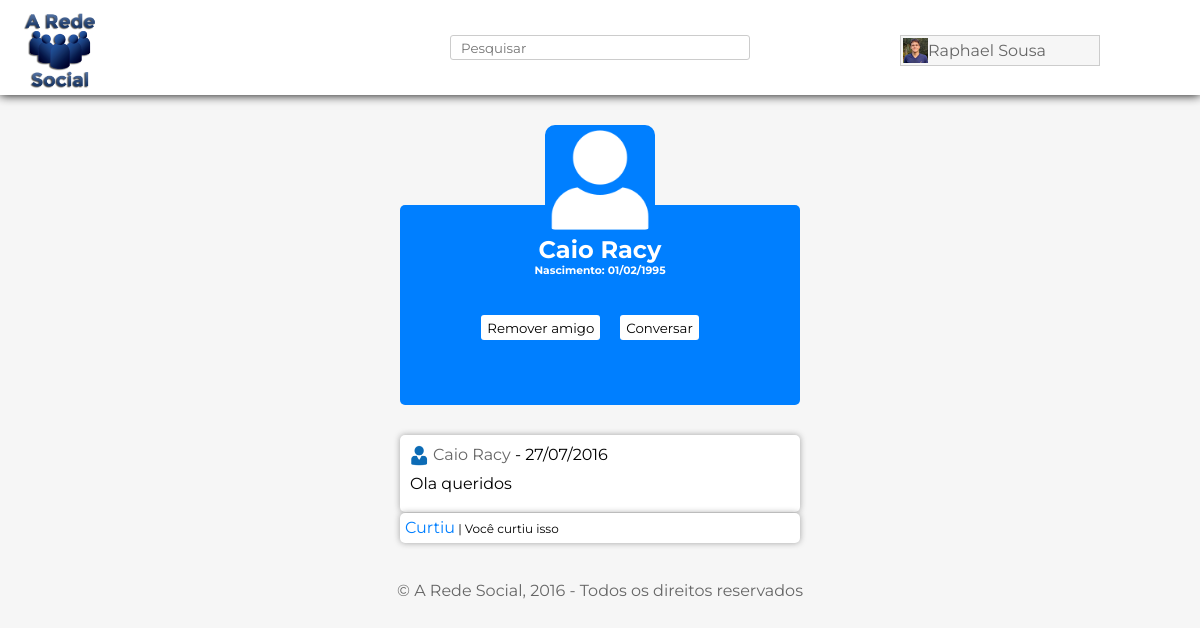
The app's page /profile.php?id=3 (signed in) with its own data.
### tables this page shows
CREATE TABLE `usuario` (
  `codigo` int(11) NOT NULL,
  `email` varchar(100) NOT NULL,
  `senha` varchar(30) NOT NULL,
  `nome` varchar(50) NOT NULL,
  `data_nascimento` date DEFAULT NULL,
  `foto` text,
  `descricao` varchar(250) DEFAULT NULL
);

CREATE TABLE `post` (
  `codigo` int(11) NOT NULL,
  `user` varchar(100) NOT NULL,
  `texto` text,
  `imagem` text,
  `data` date NOT NULL
);

### profile.php (the view, shortened to what this page needs)
<?php
	include("home.php");
	$login_cookie = $_SESSION['emailUser'];
	$id = $_GET["id"];
	try{
		$select = "SELECT * FROM usuario WHERE codigo='$id'";
	    $saberr = $conexao->prepare($select);
	    $saberr->execute();
    }catch(PDOException $e){
    	echo $e;
    }
    foreach($saberr as $saber) {
		$email = $saber["email"];
	}
?>
<html>
<body>
	<?php
		if ($saber["foto"]=="") {
			echo '<img src="img/user.png" id="profile">';
		}else{
			echo '<img src="upload/'.$saber["foto"].'" id="profile">';
		}
	?>
	<div id="menu">
		<form method="POST">
			<h2><?php echo $saber['nome']; ?></h2>
			<h6><?php echo "Nascimento: ".date('d/m/Y', strtotime($saber['data_nascimento'])); ?></h6><br />
			<h6><?php echo $saber['descricao']; ?></h6><br />
			<?php
				$select = "SELECT * FROM amizades WHERE de='$login_cookie' AND para='$email' OR para='$login_cookie' AND de='$email'";
			    $amigos = $conexao->prepare($select);
			    $amigos->execute();
			    $count = $amigos->rowCount();
				foreach($amigos as $amigoss) {
					$cod = $amigoss["id"];
				}
				if ($count>=1 AND $amigoss["aceite"]=="sim") {
					echo '<input type="submit" value="Remover amigo" name="remover"><input type="submit" name="chat" value="Conversar">';
				}elseif ($count>=1 AND $amigoss["aceite"]=="nao" AND $amigoss["para"]==$login_cookie){
					echo '<input type="submit" value="Aceitar pedido" name="aceitar"><input type="submit" name="chat" value="Conversar">';
				}elseif ($count>=1 AND $amigoss["aceite"]=="nao" AND $amigoss["de"]==$login_cookie){
					echo '<input type="submit" value="Cancelar pedido" name="cancelar"><input type="submit" name="chat" value="Conversar">';
				}else{
					echo '<input type="submit" value="Adicionar amigo" name="add"><input type="submit" name="chat" value="Conversar">';
				}
			?>
		</form>
	</div>
	<?php
		$pubs = "SELECT * FROM post WHERE user='$email' ORDER BY codigo desc;";
		$result = $conexao->prepare($pubs);
	    $result->execute();
	    $select = "SELECT * FROM usuario WHERE email='$email'";
	    $saberr = $conexao->prepare($select);
	    $saberr->execute();
	    foreach($saberr as $saber) {
			$nome = $saber['nome'];
		}
		$select = "SELECT * FROM amizades WHERE de='$login_cookie' AND para='$email' AND aceite='sim' OR para='$login_cookie' AND de='$email' AND aceite='sim'";
	    $amigos = $conexao->prepare($select);
	    $amigos->execute();
	    $count = $amigos->rowCount();
		if ($count==1) {
			foreach($result as $pub) {
				$id = $pub['codigo'];
				$selectloves = "SELECT * FROM loves WHERE pub='$id'";
				$resultloves = $conexao->prepare($selectloves);
	       		$resultloves->execute();
				$loves = $resultloves->rowCount();
				if ($pub['imagem']=="") {
					echo '<div class="pub" id="'.$id.'">
						<p>';
							if ($saber["foto"]=="") {
								echo '<img src="img/perfil.png" id="profile2">';
							}else{
								echo '<img src="upload/'.$saber["foto"].'" id="profile2">';
							}
						echo '<a href="profile.php?id='.$saber['codigo'].'">'.$nome.'</a> - '.date('d/m/Y', strtotime($pub["data"])).'</p>
						<span>'.$pub['texto'].'</span><br />
					</div>
					<div id="love">';
						$selectemail = "SELECT user FROM loves WHERE pub='$id' AND user='$login_cookie'";
						$resultemail = $conexao->prepare($selectemail);
		           		$resultemail->execute();
						$count_email = $resultemail->rowCount();
						if ($count_email >= 1) {
							$loves = $loves - 1;
							if ($loves > 1) {
								echo '<p><a href="index.php?unlove='.$id.'" name="yes">Curtiu</a> | Você e mais '.$loves.' pessoas curtiram isso</p>';
							}elseif ($loves == 1) {
								echo '<p><a href="index.php?unlove='.$id.'" name="yes">Curtiu</a> | Você e mais uma pessoa curtiram isso</p>';
							}else {
								echo '<p><a href="index.php?unlove='.$id.'" name="yes">Curtiu</a> | Você curtiu isso</p>';
							}
						}
					echo '</div>';
				}
		        foreach($result2 as $saber) {
					$nome = $saber['nome'];
					$id = $pub['codigo'];
				}
			}
		}elseif ($count==0){
			echo '<div class="pub" id="'.$id.'">
					<p>Aviso</p>
					<span>Você precisa ser amigo de '.$nome.' para poder ver suas publicações.</span><br />
				</div>';
		}
	?>
	<br /><br />
	<div id="footer"><p>&copy; A Rede Social, 2016 - Todos os direitos reservados</p></div><br />
</body>
</html>

### home.php (shortened to what this page needs)
<?php
    include("db.php");
?>
<!DOCTYPE html>
<html>
<head>
</head>
<body>
	<div id="topo">
		<a href="index.php"><img src="img/logo.png" width="80" height="80" name="logo"></a>
		<form method="GET" action="pesquisar.php">
			<input type="text" placeholder="Pesquisar" name="query" autocomplete="off"><input type="submit" hidden>
		</form>
		<?php
		 	$email = $_SESSION['emailUser'];
		  	$select = "SELECT * FROM usuario WHERE email ='$email'";
		  	$result = $conexao->prepare($select);
		  	$result->execute();
		  	foreach($result as $valor){
		    	$nome = $valor["nome"];
		 	}
        ?>
        <ul id="nav">
		    <li>
		    	<a href="myprofile.php">
		    	<?php
					if ($valor["foto"]=="") {
						echo '<img src="img/perfil.png" alt="" id="perfil">';
					}else{
						echo '<img src="upload/'.$valor["foto"].'" alt="" id="perfil">';
					}
					echo $valor["nome"];
				?>
			    </a>
		    </li>
		</ul>
	</div>
</body>
</html>

### db.php (style rules this page uses)
html { -webkit-animation: fadein 2s; -moz-animation: fadein 2s; -ms-animation: fadein 2s; -o-animation: fadein 2s; animation: fadein 2s; }

### home.php (style rules this page uses)
* { font-family: 'Montserrat', cursive; margin: 0; }
body { background: #F6F6F6; }
div#topo { width: 100%; top: 0; background: #FFF; box-shadow: 0 0 10px #000; height: 95px; }
div#topo img[name="logo"] { float: left; margin-left: 20px; margin-top: 10px; }
div#topo input[type="text"] { border: 1px solid #CCC; width: 300px; height: 25px; padding-left: 10px; border-radius: 3px; display: block; margin: auto; }
div#topo form { width: 300px; display: block; margin: auto; padding-top: 35px; }
div#footer { bottom: 0; text-align: center; color: #666; }
div#topo img#perfil { float: left; margin-top: -3px; margin-left: -3px; width: 25px; height: 25px; }
div#topo ul { float: right; margin-right: 100px; margin-top: -25px; padding: 0; list-style: none; width: 200px; }
div#topo ul li { position: relative; }
div#topo ul li a { display: block; text-decoration: none; color: #666; background: #F6F6F6; padding: 5px; border: 1px solid #ccc; }

### profile.php (style rules this page uses)
h2 { text-align: center; padding-top: 30px; color: #FFF; }
img#profile { width: 100px; height: 100px; display: block; margin: auto; margin-top: 30px; border: 5px solid #007fff; background-color: #007fff; border-radius: 10px; margin-bottom: -30px; }
img#profile2 { float: left; margin-top: 0px; width: 18px; }
div#menu { width: 400px; height: 200px;display: block; margin: auto; border: none; border-radius: 5px; background-color: #007fff; text-align: center; }
div#menu input { height: 25px; border: none; border-radius: 3px; background-color: #FFF; cursor: pointer; }
div#menu input[name="remover"] { margin-right: 20px; }
div#menu input[name="chat"] { margin-right: 20px; }
div#menu h6 { text-align: center; color: #FFF; }
div.pub { width: 400px; min-height: 70px; max-height: 1000px; display: block; margin: auto; border: none; border-radius: 5px; background-color: #FFF; box-shadow: 0 0 6px #A1A1A1; margin-top: 30px; }
div.pub a { margin-left: 5px; color: #666; text-decoration: none; }
div.pub p { margin-left: 10px; content: #666; padding-top: 10px; }
div.pub span { display: block; margin: auto; width: 380px; margin-top: 10px; }
div.pub img { display: block; margin: auto; width: 100%; margin-top: 10px; border-bottom-left-radius: 5px; border-bottom-right-radius: 5px; }
div#love { width: 400px; height: 30px; display: block; margin: auto; border: none; border-radius: 5px; background: #FFF; box-shadow: 0 0 6px #A1A1A1; margin-top: 1px; }
div#love p { color: #000; font-size: 12px; padding-top: 5px; padding-left: 5px; }
div#love a[name="yes"] { color: #007fff; font-size: 16px; text-decoration: none; }

### records on screen
usuario: foto (picture), nome "Raphael Sousa"
usuario: nome "Caio Racy", data_nascimento "01/02/1995"
post: data "27/07/2016", texto "Ola queridos"
